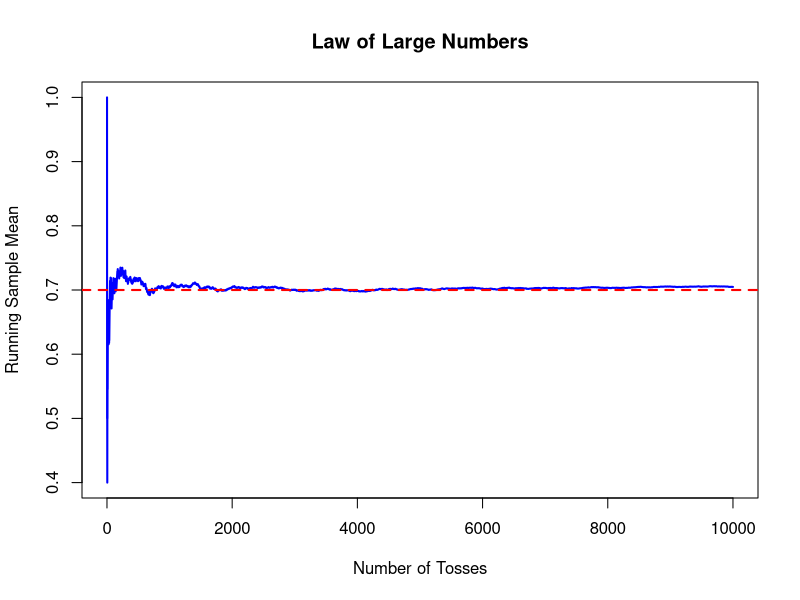
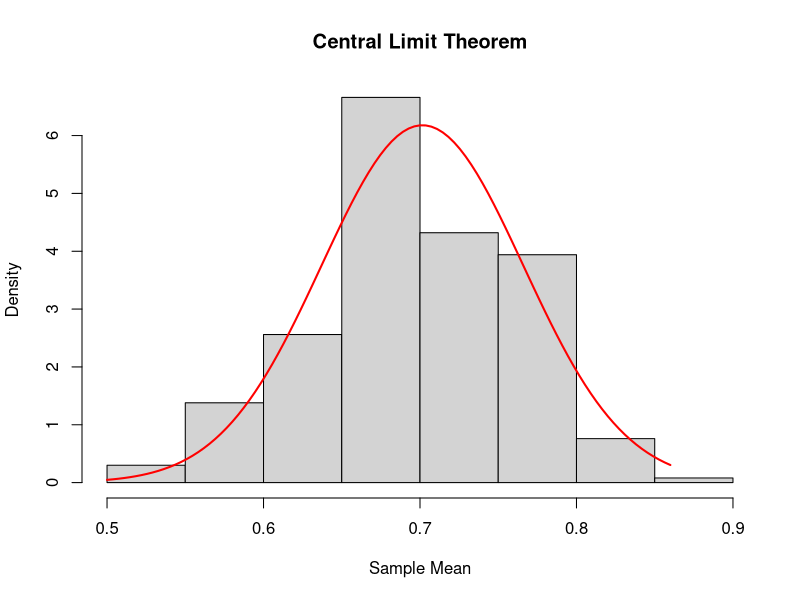

These charts were generated, in order, by the following R code:
# ---------------------------------
# Law of Large Numbers & CLT
# Using a biased coin
# Name: Tanay Kandpal
# ---------------------------------

set.seed(123)  # for reproducibility

# -----------------------------
# Parameters
# -----------------------------
p <- 0.7        # probability of heads (biased coin)
n <- 10000      # number of trials

# -----------------------------
# Law of Large Numbers (LLN)
# -----------------------------
# Simulate coin tosses
coin_tosses <- rbinom(n, size = 1, prob = p)

# Running sample mean
running_mean <- cumsum(coin_tosses) / seq_len(n)

# Plot LLN
plot(
  running_mean,
  type = "l",
  col = "blue",
  lwd = 2,
  main = "Law of Large Numbers",
  xlab = "Number of Tosses",
  ylab = "Running Sample Mean"
)
abline(h = p, col = "red", lwd = 2, lty = 2)

# -----------------------------
# Central Limit Theorem (CLT)
# -----------------------------
# Generate 1000 sample means
sample_means <- replicate(
  1000,
  mean(rbinom(50, size = 1, prob = p))
)

# Histogram of sample means
hist(
  sample_means,
  probability = TRUE,
  col = "lightgray",
  main = "Central Limit Theorem",
  xlab = "Sample Mean"
)

# Overlay normal curve
x <- seq(min(sample_means), max(sample_means), length = 100)
lines(
  x,
  dnorm(x, mean = mean(sample_means), sd = sd(sample_means)),
  col = "red",
  lwd = 2
)
